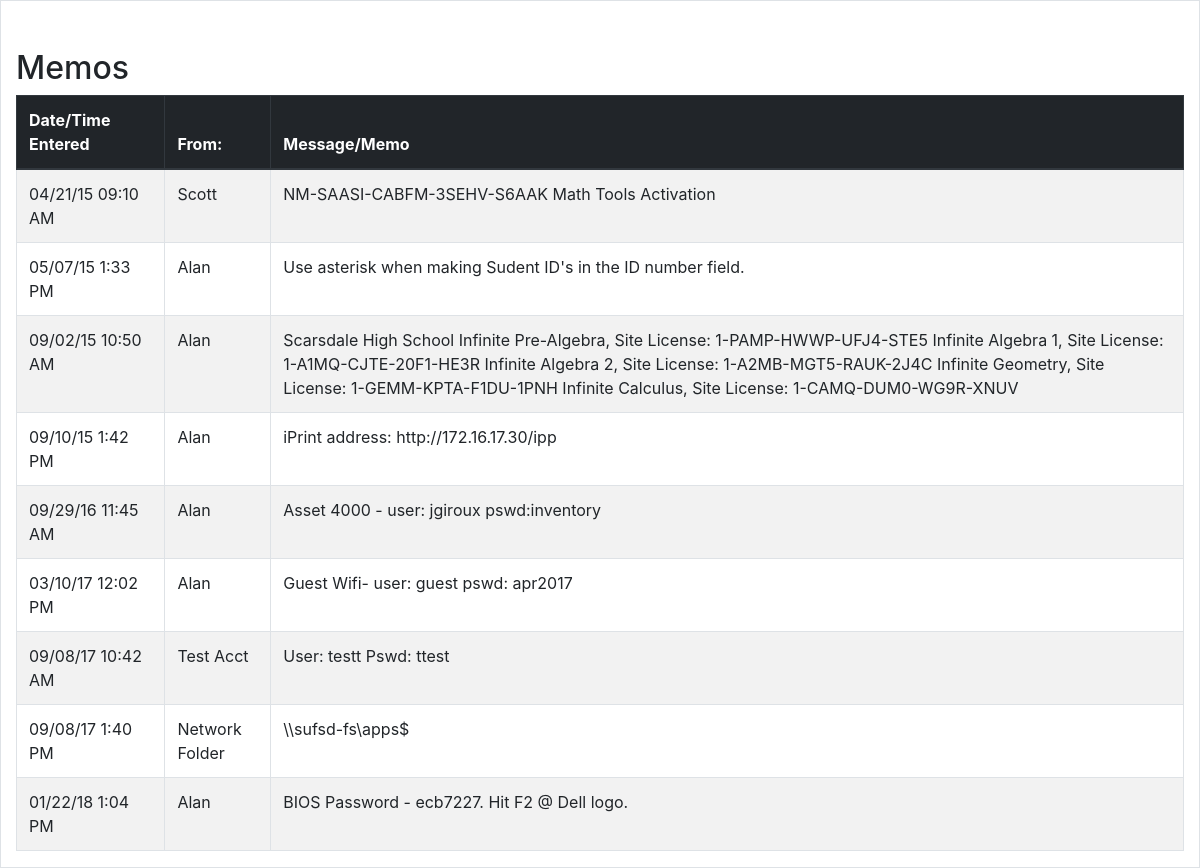
The page / on the database its author committed.
### tables this page shows
CREATE TABLE `Messages` (
  `id` int(11) NOT NULL,
  `crnt_date` text NOT NULL,
  `prsn_from` varchar(65) NOT NULL,
  `note` varchar(655) NOT NULL
);

### getTableInfo.php (called while the page is built, shortened)
<?php
include 'db.info.php';
try {
	$conn = new PDO($dsn, $username, $password);
} catch (PDOException $e) {
	$error_message = $e -> getMessage();
	echo "<h1>Resource Unavailable. Please contact the System Administrator</h1>";
}
$sql = "SELECT * FROM Messages";
$query = $conn -> prepare($sql);
$query -> execute();
?>

### index.php (the view, shortened to what this page needs)
<!DOCTYPE html>
<html lang="en">
	<head>
		<link rel="stylesheet" href="https://stackpath.bootstrapcdn.com/bootstrap/4.1.0/css/bootstrap.min.css">
	</head>
	<body>
		<div class="col-sm-12 table-responsive table-bordered table-striped table-hover">
			<br>
			<br>
			<h2>Memos</h2>
			<div class="table-responsive">
				<table class="table">
					<thead class="thead-dark">
						<tr>
							<th col="crnt_date" >Date/Time Entered</th>
							<th col="prsn_from" >From:</th>
							<th col="note" type="text">Message/Memo</th>
						</tr>
					</thead>
					<tbody>
						<?php
						  include 'getTableInfo.php';
							 while ($row = $query -> fetch(PDO::FETCH_ASSOC)) {
						?>
						<tr>
							<td><?php echo $row['crnt_date']?></td>
							<td><?php echo $row['prsn_from']?></td>
							<td><?php echo $row['note']?></td>
						</tr>
						<?php
						}
						?>
					</tbody>
				</table>
			</div>
	</body>
</html>

### rows shown on the page
messages: crnt_date "04/21/15 09:10 AM", prsn_from "Scott", note "NM-SAASI-CABFM-3SEHV-S6AAK Math Tools Activation"
messages: crnt_date "05/07/15 1:33 PM", prsn_from "Alan", note "Use asterisk when making Sudent ID's in the ID number field."
messages: crnt_date "09/02/15 10:50 AM", prsn_from "Alan", note "Scarsdale High School Infinite Pre-Algebra, Site License: 1-PAMP-HWWP-UFJ4-STE5 Infinite Algebra 1, Site License: 1-A1MQ-CJTE-20F1-HE3R Infinite Algebra 2, Site License: 1-A2MB-MGT5-RAUK-2J4C Infinite Geometry, Site License: 1-GEMM-KPTA-F1DU-1PNH Infinite Calculus, Site License: 1-CAMQ-DUM0-WG9R-XNUV"
messages: crnt_date "09/10/15 1:42 PM", prsn_from "Alan", note "iPrint address: http://172.16.17.30/ipp"
messages: crnt_date "09/29/16 11:45 AM", prsn_from "Alan", note "Asset 4000 - user: jgiroux pswd:inventory"
messages: crnt_date "03/10/17 12:02 PM", prsn_from "Alan", note "Guest Wifi- user: guest pswd: apr2017"
messages: crnt_date "09/08/17 10:42 AM", prsn_from "Test Acct", note "User: testt Pswd: ttest"
messages: crnt_date "09/08/17 1:40 PM", prsn_from "Network Folder", note "\\\\sufsd-fs\\apps$"
messages: crnt_date "01/22/18 1:04 PM", prsn_from "Alan", note "BIOS Password - ecb7227. Hit F2 @ Dell logo."
